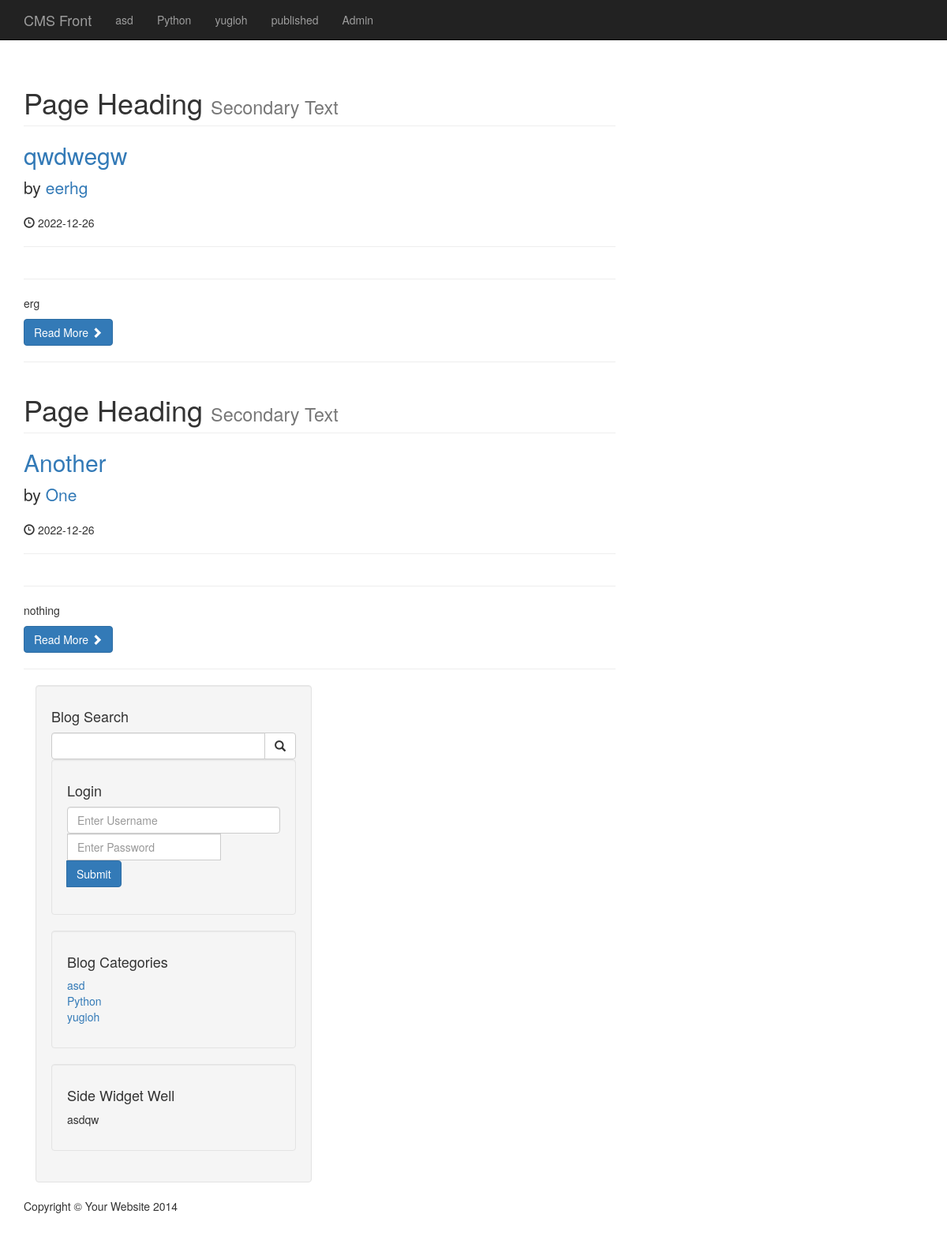
The app's page /category.php?category=1 with its own data.
### tables this page shows
CREATE TABLE `categories` (
  `cat_id` int(3) NOT NULL,
  `cat_title` varchar(255) NOT NULL
);

CREATE TABLE `posts` (
  `post_id` int(3) NOT NULL,
  `post_category_id` int(3) NOT NULL,
  `post_title` varchar(252) NOT NULL,
  `post_author` varchar(252) NOT NULL,
  `post_date` date NOT NULL,
  `post_image` text NOT NULL,
  `post_content` text NOT NULL,
  `post_tags` varchar(252) NOT NULL,
  `post_comment_count` varchar(255) NOT NULL,
  `post_status` varchar(252) NOT NULL DEFAULT 'draft'
);

### category.php (the view, shortened to what this page needs)
<?php
include "includes/header.php";
include "includes/db.php";
?>
    <?php
include "includes/navigation.php"
    ?>
    <div class="container">
        <div class="row">
            <div class="col-md-8">
        <?php
        if(isset($_GET['category'])) {
            $post_category_id = $_GET['category'];
        }
            $query = "SELECT * FROM posts WHERE post_category_id = $post_category_id ";
            $select_all_posts_query = mysqli_query($connection, $query);
            while($row = mysqli_fetch_assoc($select_all_posts_query)){
                $post_id = $row['post_id'];
                $post_title = $row['post_title'];
                $post_author = $row['post_author'];
                $post_date = $row['post_date'];
                $post_content = substr($row['post_content'],0,100);
    ?>
<h1 class="page-header">
                    Page Heading
                    <small>Secondary Text</small>
                </h1>
                <h2>
                    <a href="post.php?p_id=$post_id<?php echo $post_id ?>"><?php echo $post_title ?></a>
                </h2>
                <p class="lead">
                    by <a href="index.php"><?php echo $post_author ?></a>
                </p>
                <p><span class="glyphicon glyphicon-time"></span> <?php echo $post_date ?></p>
                <hr>
                <hr>
                <p><?php echo $post_content ?></p>
                <a class="btn btn-primary" href="#">Read More <span class="glyphicon glyphicon-chevron-right"></span></a>
                <hr>
<?php  }  ?>
            </div>
            </div>
<?php   include "includes/sidebar.php"  ?>
    <?php
include "includes/footer.php"
?>

### includes/navigation.php (shortened to what this page needs)
<nav class="navbar navbar-inverse navbar-fixed-top" role="navigation">
        <div class="container">
            <div class="navbar-header">
                <a class="navbar-brand" href="index.php">CMS Front</a>
            </div>
            <div class="collapse navbar-collapse" id="bs-example-navbar-collapse-1">
                <ul class="nav navbar-nav">
<?php
$query = "SELECT * FROM categories";
$select_all_categories_query = mysqli_query($connection, $query);
while($row = mysqli_fetch_assoc($select_all_categories_query)){
   $cat_title = $row['cat_title'];
        echo "<li><a href='#'>{$cat_title}</a></li>";
}
?>
    <li>
        <a href="Admin">Admin</a>
    </li>
            </ul>
        </div>
</nav>

### includes/sidebar.php
  <div class="col-md-4">
<div class="well">
    <h4>Blog Search</h4>
    <form action="search.php" method="post">
    <div class="input-group">
        <input name="search" type="text" class="form-control">
        <span class="input-group-btn">
            <button name="submit" class="btn btn-default" type="submit">
                <span class="glyphicon glyphicon-search"></span>
        </button>
        </span>
</form>
    </div>
<div class="well">
    <h4>Login</h4>
    <form action="includes/login.php" method="post">
    <div class="form-group">
        <input name="username" type="text" class="form-control" placeholder="Enter Username">
        <div class="input-group">
        <input name="password" type="password" class="form-control" placeholder="Enter Password">
        </div>
        <span class="input-group-btn">
            <button class="btn btn-primary" name="login" type="submit">Submit</button>
        </span>
</form>
    </div>
</div>
<div class="well">
<?php
$query = "SELECT * FROM categories LIMIT 3";
$select_categories_sidebar = mysqli_query($connection, $query);
?>
    <h4>Blog Categories</h4>
    <div class="row">
        <div class="col-lg-12">
            <ul class="list-unstyled">
            <?php
        while($row = mysqli_fetch_assoc($select_categories_sidebar )){
        $cat_title = $row['cat_title'];
        $cat_id = $row['cat_id'];
        echo "<li><a href='category.php?category=$cat_id'>{$cat_title}</a></li>";
 }
            ?>
            </ul>
        </div>
    </div>
</div>
<?php
include"widget.php";
?>
</div>

### css/blog-home.css (style rules this page uses)
body { padding-top: 70px; }

### records on screen
categories: cat_title "asd"
categories: cat_title "Python"
categories: cat_title "yugioh"
categories: cat_title "published"
posts: post_title "qwdwegw", post_author "eerhg", post_date "2022-12-26", post_content "erg"
posts: post_title "Another", post_author "One", post_date "2022-12-26", post_content "nothing"
